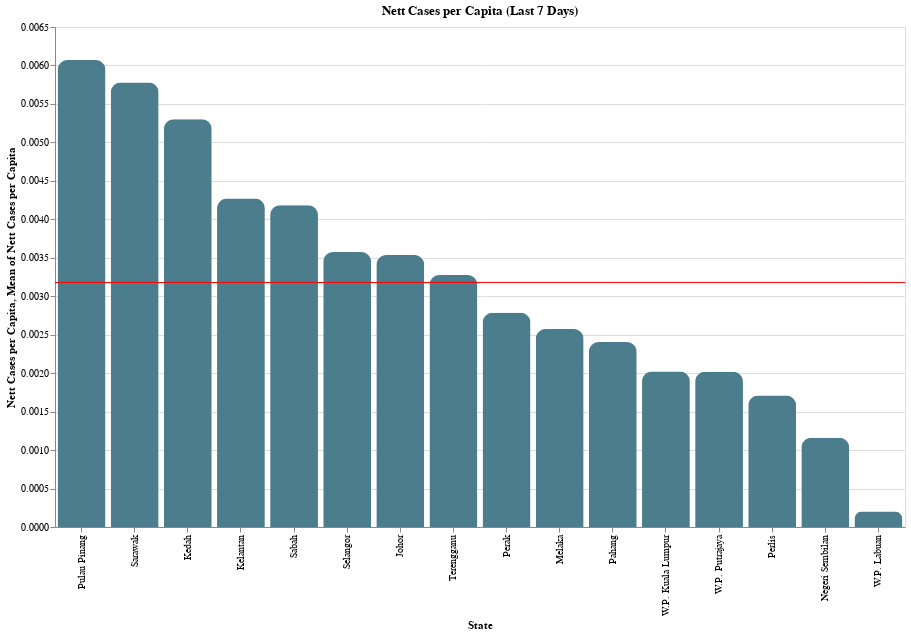

Notebook code for this chart:
### Code cell
#Plotting bar chart for nett cases per capita (last 7 days)
bar = alt.Chart(new_cases_by_state).mark_bar(
   
    #To give the bars a rounded edge
    cornerRadiusTopLeft=10,
    cornerRadiusTopRight=10
).encode(
    
    #Sorting the values
    x=alt.X('State', sort='-y'),
    y='Nett Cases per Capita',
    color=alt.condition(
        alt.datum.year == 0,
        alt.value('red'),
        alt.value('#4b7d8d')
    )
)

#Adds a red line marking the mean value
rule = alt.Chart(new_cases_by_state).mark_rule(color='red').encode(
    y='mean(Nett Cases per Capita)'
)

(bar + rule).properties(width=850, height=500, title='Nett Cases per Capita (Last 7 Days)')

### Figure 1 — Vega-Lite specification as saved in the notebook (floating-point values rounded to 4 significant figures)
{"config": {"view": {"continuousWidth": 400, "continuousHeight": 300}}, "layer": [{"mark": {"type": "bar", "cornerRadiusTopLeft": 10, "cornerRadiusTopRight": 10}, "encoding": {"color": {"condition": {"value": "red", "test": "(datum.year === 0)"}, "value": "#4b7d8d"}, "x": {"type": "nominal", "field": "State", "sort": "-y"}, "y": {"type": "quantitative", "field": "Nett Cases per Capita"}}}, {"mark": {"type": "rule", "color": "red"}, "encoding": {"y": {"type": "quantitative", "aggregate": "mean", "field": "Nett Cases per Capita"}}}], "data": {"name": "data-8efb5f656fa81a0cf86cabc39cfd053b"}, "height": 500, "title": "Nett Cases per Capita (Last 7 Days)", "width": 850, "$schema": "https://vega.github.io/schema/vega-lite/v4.8.1.json", "datasets": {"data-8efb5f656fa81a0cf86cabc39cfd053b": [{"State": "Pulau Pinang", "New": 11898, "Recovered": 1128.0, "Population": 1773600, "Nett Cases per Capita": 0.006072}, {"State": "Sarawak", "New": 17132, "Recovered": 855.0, "Population": 2816500, "Nett Cases per Capita": 0.005779}, {"State": "Kedah", "New": 13453, "Recovered": 1867.0, "Population": 2185100, "Nett Cases per Capita": 0.005302}, {"State": "Kelantan", "New": 9499, "Recovered": 1356.0, "Population": 1906700, "Nett Cases per Capita": 0.004271}, {"State": "Sabah", "New": 17479, "Recovered": 1136.0, "Population": 3908500, "Nett Cases per Capita": 0.004181}, {"State": "Selangor", "New": 29740, "Recovered": 6376.0, "Population": 6538000, "Nett Cases per Capita": 0.003574}, {"State": "Johor", "New": 14641, "Recovered": 1272.0, "Population": 3781000, "Nett Cases per Capita": 0.003536}, {"State": "Terengganu", "New": 4705, "Recovered": 581.0, "Population": 1259300, "Nett Cases per Capita": 0.003275}, {"State": "Perak", "New": 7895, "Recovered": 905.0, "Population": 2510300, "Nett Cases per Capita": 0.002785}, {"State": "Melaka", "New": 2832, "Recovered": 432.0, "Population": 932700, "Nett Cases per Capita": 0.002573}, {"State": "Pahang", "New": 4877, "Recovered": 840.0, "Population": 1678700, "Nett Cases per Capita": 0.002405}, {"State": "W.P. Kuala Lumpur", "New": 5510, "Recovered": 1923.0, "Population": 1773700, "Nett Cases per Capita": 0.002022}, {"State": "W.P. Putrajaya", "New": 274, "Recovered": 52.0, "Population": 110000, "Nett Cases per Capita": 0.002018}, {"State": "Perlis", "New": 492, "Recovered": 56.0, "Population": 254900, "Nett Cases per Capita": 0.00171}, {"State": "Negeri Sembilan", "New": 2020, "Recovered": 711.0, "Population": 1128800, "Nett Cases per Capita": 0.00116}, {"State": "W.P. Labuan", "New": 22, "Recovered": 2.0, "Population": 99600, "Nett Cases per Capita": 0.0002008}]}}
